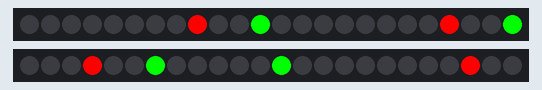
Recording of a sketch running on a simulated Arduino Uno, built with avr-gcc and run on an emulated ATmega328P. On the bench: 2 × 24 RGB LEDs in strip order, left to right. Dim RGB values are drawn brighter than linear.

Above: at 0.1 s.
At 22.1 s:
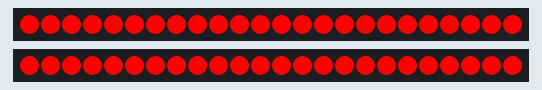
At 33.4 s:
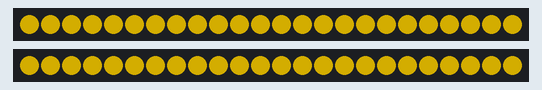
At 34.77 s:
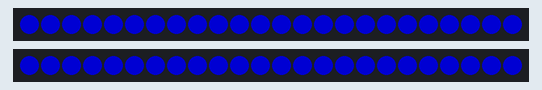
At 36.84 s:
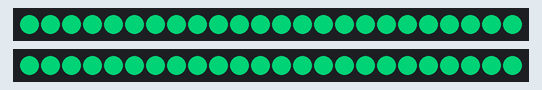
At 39.05 s:
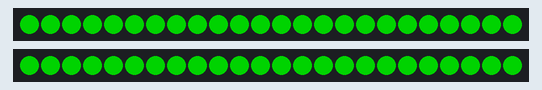

Measured:
- what the display in image 3 shows lasts 0.4 s, from 34.6 s to 35.0 s
- what the display in image 5 shows lasts 0.5 s, from 38.8 s to 39.3 s

The sketch:

pm_skulls_2.ino
```cpp
#include <Adafruit_NeoPixel.h>

#define LED_PIN1 6
#define LED_PIN2 9
#define LED_COUNT 24 // 2 * 12

//#define IMPLEMENTATION FIFO
//#define SECOND 1000

Adafruit_NeoPixel strip1(LED_COUNT, LED_PIN1, NEO_GRB + NEO_KHZ800);
Adafruit_NeoPixel strip2(LED_COUNT, LED_PIN2, NEO_GRB + NEO_KHZ800);

// START SHARED
#include <math.h>

// Custom return struct, update as needed
struct Element {
  int r;
  int g;
  int b;
  int x;
  int y;
};

class LightLocator {
    // Calculates x, y position of led in space
  public:
    int skull_mm = 300;
    int eye_mm = 80;
    int light_mm = 20;
    int led_eye_count = 12;
    float pi = 3.14159;
    float x[48];
    float y[48];
    LightLocator () {
      for (int i = 0; i < 48; i++) {
        x[i] = getX(i);
        y[i] = getY(i);
      }
    }
    float getX(int light) {
      int skull =  int(light / 24);
      int eye = int((light - skull * 24) / 12);
      light = light - skull * 24 - eye * 12;
      return skull * skull_mm + eye * eye_mm + cos(float(light) / led_eye_count * 2 * pi) * light_mm + 50;
    }
    float getY(int light) {
      int skull =  int(light / 24);
      int eye = int((light - skull * 24) / 12);
      light = light - skull * 24 - eye * 12;
      return sin(float(light) / led_eye_count * 2 * pi) * light_mm + 50;
    }
};

class LightCorrector {
    // Corrects light position for misalighment of soldering positions
  public:
    int corrected[48];
    LightCorrector() {
      for (int i = 0; i < 48; i++) {
        corrected[i] = correctLight(i);
      }
    }
    int correctLight(int light) {
      int skull =  int(light / 24);
      int eye = int((light - skull * 24) / 12);
      light = light - skull * 24 - eye * 12;
      if (skull == 0) {
        if (eye == 0) {
          return (light + 8) % 12 + skull * 24 + (1 - eye) * 12;
        }
        if (eye == 1) {
          return (light + 8) % 12 + skull * 24 + (1 - eye) * 12;
        }
      } else {
        if (eye == 0) {
          return (light + 3) % 12 + skull * 24 + eye * 12;
        }
        if (eye == 1) {
          return (light + 9) % 12 + skull * 24 + eye * 12;
        }
      }
      return -1;
    }
};

class HueToRGB {
  public:
    Element rgbs[48];
    HueToRGB() {
      for (int i = 0; i < 48; i++) {
        Element rgbElement = hsvToRgb(i * 5, 255, 127);
        rgbs[i] = { rgbElement.r, rgbElement.g, rgbElement.b, 0, 0 };
      }
    }
    Element hsvToRgb(int h, int s, int v) {
      int region = h / 43;
      int remainder = (h - region * 43) * 6;
      int p = (v * (255 - s)) >> 8;
      int q = (v * (255 - ((s * remainder) >> 8))) >> 8;
      int t = (v * (255 - ((s * (255 - remainder)) >> 8))) >> 8;
      int r; int g; int b;
      switch (region) {
        case 0: r = v; g = t; b = p; break;
        case 1: r = q; g = v; b = p; break;
        case 2: r = p; g = v; b = t; break;
        case 3: r = p; g = q; b = v; break;
        case 4: r = t; g = p; b = v; break;
        default: r = v; g = p; b = q; break;
      }
      return { max(r, 0), max(g, 0), max(b, 0), 0, 0 };
    }
};

class Controller {
  public:
    int overallCount = 0;
    int hueStart = 0;
    int runnerPos = 0;

    int blinkVal = 200;
    int blinkDelta = -1;
    int eyeVal = 2;

    int fadeX = 0;
    int fadeDelta = 10;

    LightLocator lightLocator;
    HueToRGB hueToRGB;
    Controller() {
      lightLocator = LightLocator();
      hueToRGB = HueToRGB();
    }
    void next() {
      overallCount++;
    }

    void getElements(Element * elements, int size) {
      // return fade(elements, size);
      if (overallCount < 200) {
        return firsts(elements, size);
      }
      if (overallCount < 400) {
        return runner(elements, size);
      }
      if (overallCount < 600) {
        return red(elements, size);
      }
      if (overallCount < 800) {
        return rainbowFade(elements, size);
      }
      if (overallCount < 1000) {
        return rainbowChase(elements, size);
      }
      if (overallCount < 1200) {
        return blink(elements, size);
      }
      if (overallCount < 1400) {
        return fade(elements, size);
      }
      overallCount = 0;
    }

    void fade(Element * elements, int size) {
      for (int i = 0; i < 48; i++) {
        float x = this->lightLocator.x[i];
        float y = this->lightLocator.y[i];
        float dist = abs(fadeX - x);
//        if (dist < 10) {
//           elements[i] = { 255, 0, 0, int(x), int(y) };
//        } else {
//          elements[i] = { 0, 255, 0, int(x), int(y) };
//        }
        elements[i] = { int(dist / 600 * 255), 255 - int(dist / 600 * 255), 0, x, y };
      }
      fadeX = fadeX + fadeDelta;
      if (fadeX > 500) { fadeDelta = fadeDelta * -1; }
      if (fadeX < 0) { fadeDelta = fadeDelta * -1; }
    }

    void blink(Element * elements, int size) {

      for (int i = 0; i < 48; i++) {
        float x = this->lightLocator.x[i];
        float y = this->lightLocator.y[i];
        int skull =  int(i / 24);
        int eye = int((i - skull * 24) / 12);
        if (skull * 2 + eye == eyeVal) {
          if (abs(y - 50) > blinkVal) {
            elements[i] = Element{ 0, 0, 0, int(x), int(y) };
          } else {
            elements[i] = Element{ 255, 200, 200, int(x), int(y) };
          }
        } else {
          elements[i] = Element{ 255, 200, 200, int(x), int(y) };
        }
      }

      blinkVal += blinkDelta;
      if (blinkVal < -10) {
        blinkDelta = 1;
      }
      if (blinkVal > 200) {
        blinkDelta = -1;
        eyeVal = eyeVal + 1;
        if (eyeVal > 3) {
          eyeVal = 0;
        }
      }
    }

    void firsts(Element * elements, int size) {
      for (int i = 0; i < size; i++) {
        float x = this->lightLocator.x[i];
        float y = this->lightLocator.y[i];
        if (i % 12 == 0) {
          elements[i] = Element{ 255, 0, 0, int(x), int(y) };
        } else {
          if (i % 12 == 3) {
            elements[i] = Element{ 0, 255, 0, int(x), int(y) };
          } else {
            elements[i] = Element{ 0, 0, 0, int(x), int(y) };
          }
        }
      }
    }

    void runner(Element * elements, int size) {
      for (int i = 0; i < size; i++) {
        float x = this->lightLocator.x[i];
        float y = this->lightLocator.y[i];
        if (i == runnerPos) {
          elements[i] = Element{ 255, 0, 0, int(x), int(y) };
        } else {
          elements[i] = Element{ 0, 0, 0, int(x), int(y) };
        }
      }
      runnerPos = (runnerPos + 1) % 48;
    }

    void red(Element * elements, int size) {
      for (int i = 0; i < size; i++) {
        float x = this->lightLocator.x[i];
        float y = this->lightLocator.y[i];
        elements[i] = Element{ 255, 0, 0, int(x), int(y) };
      }
    }

    void strobe(Element * elements, int size) {
      for (int i = 0; i < size; i++) {
        float x = this->lightLocator.x[i];
        float y = this->lightLocator.y[i];
        switch (overallCount % 3) {
          case 0:
            elements[i] = Element{ 255, 0, 0, int(x), int(y) };
            break;
          case 1:
            elements[i] = Element{ 0, 0, 255, int(x), int(y) };
            break;
          case 2:
            elements[i] = Element{ 0, 255, 0, int(x), int(y) };
            break;
        }
      }
    }

    void rainbowFade(Element * elements, int size) {
      // Accidental finding
      hueStart += 1;
      int hue = hueStart % 48;
      for (int i = 0; i < size; i++) {
        float x = this->lightLocator.x[i];
        float y = this->lightLocator.y[i];
        Element rgbElement = this->hueToRGB.rgbs[hue];
        // Element rgbElement = hsvToRgb(hue, 255, 127);
        elements[i] = { rgbElement.r, rgbElement.g, rgbElement.b, int(x), int(y) };
      }
      //hue = (hue + (255 / 48)) % 255;
      hue = hue + 5 % 240;
    }

    void rainbowChase(Element * elements, int size) {
      hueStart += 1;
      return rainbow(elements, size);
    }

    void rainbow(Element * elements, int size) {
      int hue = hueStart % 48;
      for (int i = 0; i < size; i++) {
        float x = this->lightLocator.x[i];
        float y = this->lightLocator.y[i];
        Element rgbElement = this->hueToRGB.rgbs[hue];
        // Element rgbElement = hsvToRgb(hue, 255, 127);
        elements[i] = { rgbElement.r, rgbElement.g, rgbElement.b, int(x), int(y) };
        hue = (hue + 1) % 48;
      }
    }
};
// END SHARED

LightCorrector lightCorrector = LightCorrector();
Controller controller = Controller();

void setup() {
  strip1.begin();
  strip2.begin();
}

void loop() {
  controller.next();
  int size = 48;
  Element elements[size];
  controller.getElements(elements, size);
  act(elements, size);
}

void act(Element * elements, int size) {
  //  strip1.clear();
  //  strip2.clear();
  for (int i = 0; i < size / 2; i++) {
    Element e = elements[i];
    strip1.setPixelColor(lightCorrector.corrected[i], strip1.Color(e.r, e.g, e.b));
    strip1.show(); // TODO: Can to be moved out of the loop?
  }
  for (int i = size / 2; i < size; i++) {
    Element e = elements[i];
    strip2.setPixelColor(lightCorrector.corrected[i] - size / 2, strip1.Color(e.r, e.g, e.b));
    strip2.show(); // TODO: Can to be moved out of the loop?
  }
  delay(0);
}
```
